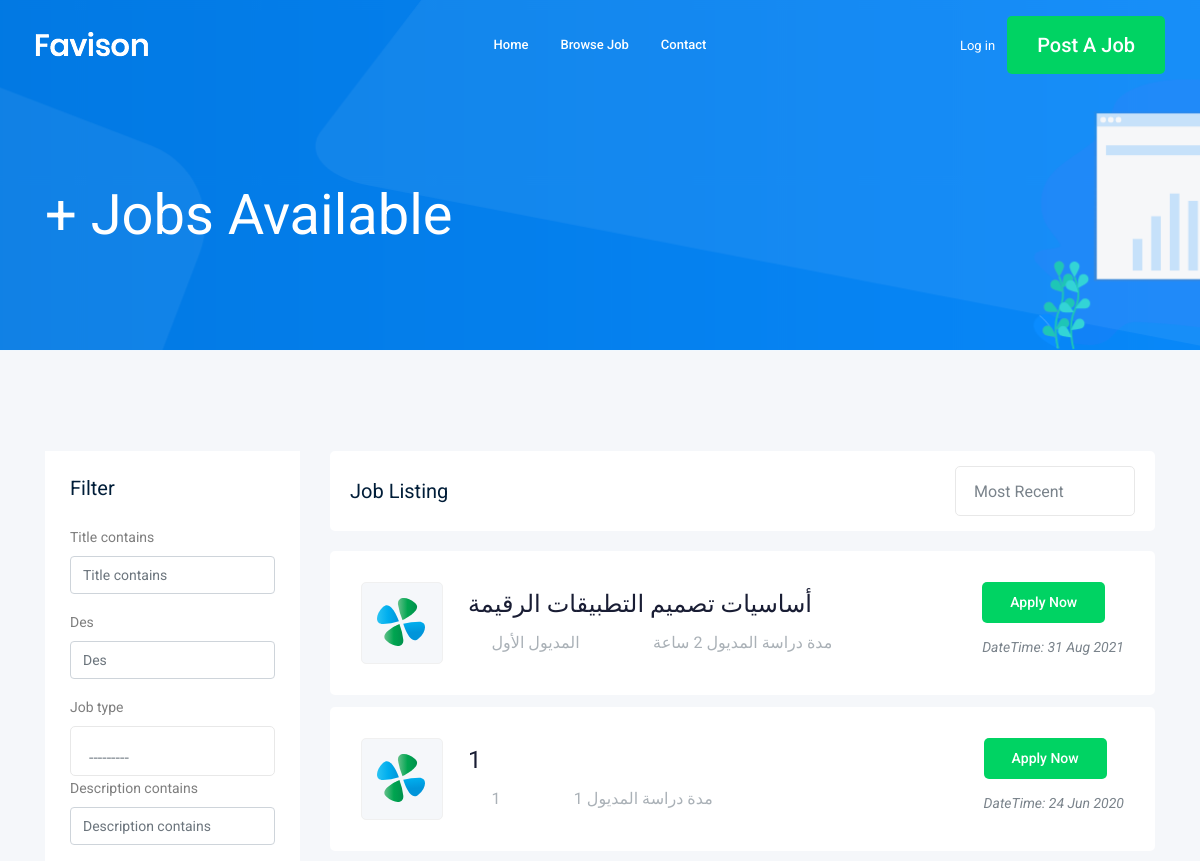
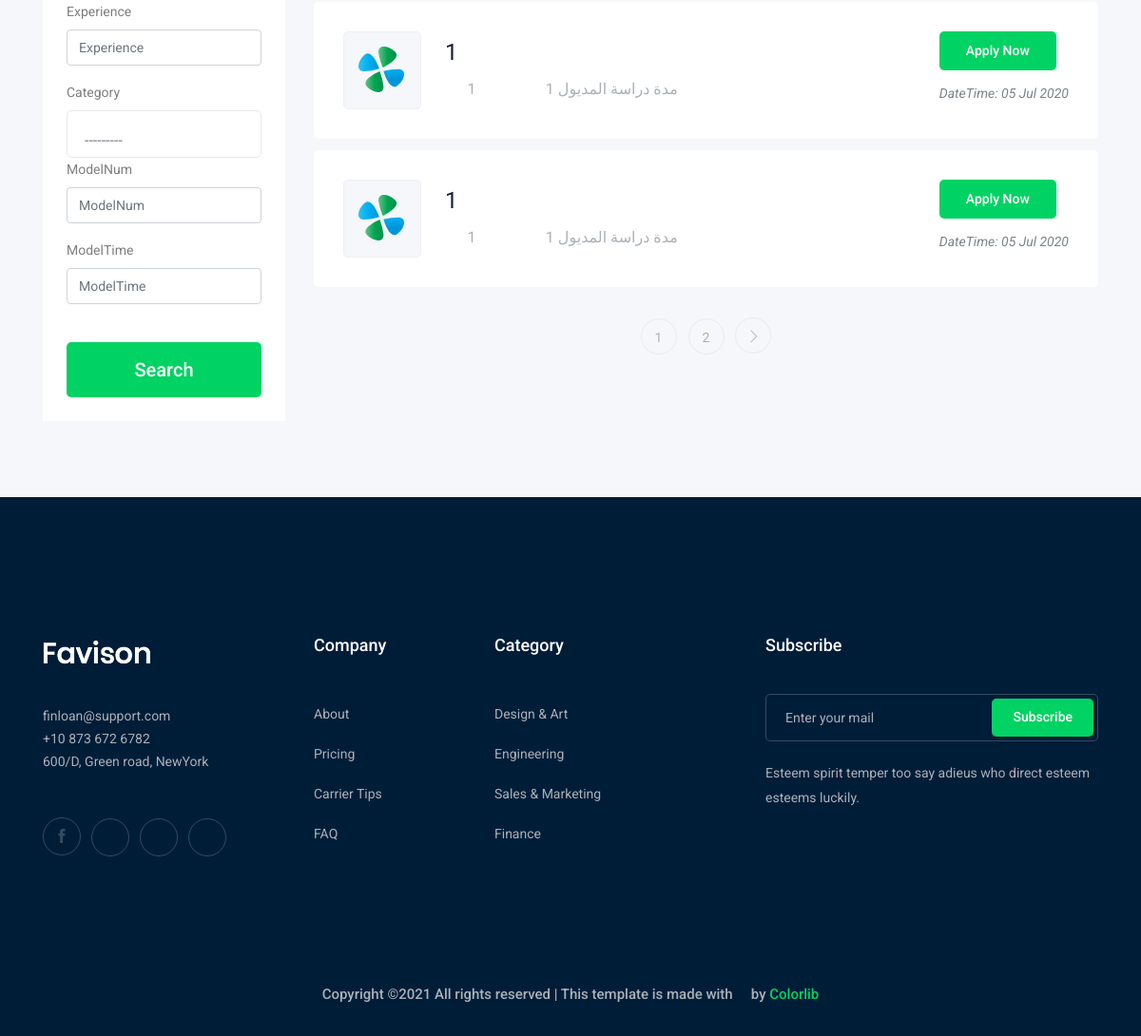
The page /job/ on the database its author committed (2 pictures, top to bottom).
### job/models.py (models this page shows, shortened)
class Job(models.Model):
    owner = models.ForeignKey(User, related_name='job_owner',on_delete=models.CASCADE)
    title = models.CharField(max_length=100)
    des =models.TextField(max_length=100)
    job_type = models.CharField(max_length=15,choices=JOB_TYPE)
    description =models.TextField(max_length=1000)
    published_at =models.DateTimeField(auto_now=True)
    vacancy = models.IntegerField(default=1)
    salary = models.IntegerField(default=0)
    experience = models.IntegerField(default=1)
    category = models.ForeignKey('Category',on_delete=models.CASCADE)
    image = models.ImageField(upload_to=image_upload)
    modelNum = models.CharField(max_length=100)
    modelTime = models.CharField(max_length=100)
    slug = models.SlugField(blank=True, null=True)

### job/views.py (the view)
# urls.py: path('',views.job_list,name='job_list'),
def job_list(request):
    job_list = Job.objects.all()
    myfilter = jobFilter(request.GET,queryset=job_list)
    job_list=myfilter.qs
    paginator = Paginator(job_list,4)
    page_number=request.GET.get('page')
    page_obj= paginator.get_page(page_number)
    context = {'jobs':page_obj,'myfilter':myfilter}
    return render(request,'job/job_list.html',context)

### job/models.py (called while the page is built)
    def __str__(self):
        return self.name

### job/templates/job/job_list.html (shortened to what this page needs)
{% extends 'base.html' %}
{% load bootstrap4 %}
{% block body %}
    <div class="bradcam_area bradcam_bg_1">
        <div class="container">
            <div class="row">
                <div class="col-xl-12">
                    <div class="bradcam_text">
                        <h3>{{jobs.count}}+ Jobs Available</h3>
                    </div>
                </div>
            </div>
        </div>
    </div>
    <div class="job_listing_area plus_padding">
        <div class="container">
            <div class="row">
                <div class="col-lg-3">
                    <div class="job_filter white-bg">
                        <div class="form_inner white-bg">
                            <h3>Filter</h3>
                            <form method="GET">
                                {% bootstrap_form myfilter.form %}
                                <input type="submit" value="Search" class="boxed-btn3 w-100 mt-4">
                            </form>
                        </div>
                    </div>
                </div>
                <div class="col-lg-9">
                    <div class="recent_joblist_wrap">
                        <div class="recent_joblist white-bg ">
                            <div class="row align-items-center">
                                <div class="col-md-6">
                                    <h4>Job Listing</h4>
                                </div>
                                <div class="col-md-6">
                                    <div class="serch_cat d-flex justify-content-end">
                                    </div>
                                </div>
                            </div>
                        </div>
                    </div>
                    <div class="job_lists m-0">
                        <div class="row">
                            {% for job in jobs %}
                            <div class="col-lg-12 col-md-12">
                                <div class="single_jobs white-bg d-flex justify-content-between">
                                    <div class="jobs_left d-flex align-items-center">
                                        <div class="thumb">
                                            <img src="img/svg_icon/1.svg" alt="">
                                        </div>
                                        <div class="jobs_conetent">
                                            <a href="{% url 'jobs:job_detail' job.slug %}"><h4>{{job.des}}
                                            </h4></a>
                                            <div class="links_locat d-flex align-items-center">
                                                <div class="location">
                                                    <p> <i class="fa fa-pencil" aria-hidden="true"></i> {{job.modelNum}}</p>
                                                </div>
                                                <div class="location">
                                                    <p> <i class="fa fa-clock-o"></i>   مدة دراسة المديول {{job.modelTime}}</p>
                                                </div>
                                            </div>
                                        </div>
                                    </div>
                                    <div class="jobs_right">
                                        <div class="apply_now">
                                            <a href="{% url 'quizes:main-view'%}" class="boxed-btn3">Apply Now</a>
                                        </div>
                                        <div class="date">
                                            <p>DateTime: {{job.published_at|date:'d M o'}} </p>
                                        </div>
                                    </div>
                                </div>
                            </div>
                            {% endfor %}
                        </div>
                        {% if jobs.has_other_pages %}
                        <div class="row">
                            <div class="col-lg-12">
                                <div class="pagination_wrap">
                                    <ul>
                                        {% for j in jobs.paginator.page_range %}
                                        <li><a href="?page={{j}}"><span>{{j}}</span></a></li>
                                        {% endfor %}
                                        {% if jobs.has_next %}
                                        <li><a href="?page={{jobs.next_page_number}}"> <i class="ti-angle-right"></i> </a></li>
                                        {% endif %}
                                    </ul>
                                </div>
                            </div>
                        </div>
                        {% endif %}
                    </div>
                </div>
            </div>
        </div>
    </div>
{% endblock body %}

### rows shown on the page
Job: des "أساسيات تصميم التطبيقات الرقيمة", modelNum "المديول الأول", modelTime "2 ساعة", published_at "31 Aug 2021"
Job: des "1", modelNum "1", modelTime "1", published_at "24 Jun 2020"
Job: des "1", modelNum "1", modelTime "1", published_at "05 Jul 2020"
Job: des "1", modelNum "1", modelTime "1", published_at "05 Jul 2020"

### other values the page prints
{{ j }} "1" "2"
